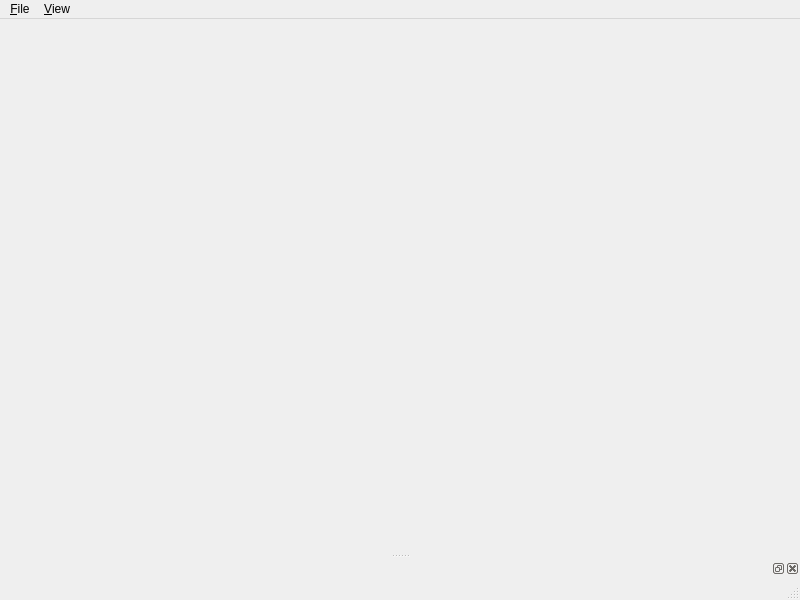
<?xml version="1.0" encoding="UTF-8"?>
<ui version="4.0">
 <class>MainWindow</class>
 <widget class="QMainWindow" name="MainWindow">
  <property name="geometry">
   <rect>
    <x>0</x>
    <y>0</y>
    <width>800</width>
    <height>600</height>
   </rect>
  </property>
  <property name="windowTitle">
   <string>MainWindow</string>
  </property>
  <widget class="QWidget" name="centralwidget"/>
  <widget class="QMenuBar" name="menubar">
   <property name="geometry">
    <rect>
     <x>0</x>
     <y>0</y>
     <width>800</width>
     <height>18</height>
    </rect>
   </property>
   <widget class="QMenu" name="menu_File">
    <property name="title">
     <string>&amp;File</string>
    </property>
    <addaction name="action_Open"/>
    <addaction name="actionOpen_recent"/>
    <addaction name="separator"/>
    <addaction name="action_Exit"/>
   </widget>
   <widget class="QMenu" name="menu_Scene">
    <property name="title">
     <string>&amp;View</string>
    </property>
    <addaction name="action_Fill"/>
    <addaction name="action_Mesh"/>
    <addaction name="action_Point"/>
    <addaction name="separator"/>
    <addaction name="actionSceneShoot"/>
   </widget>
   <addaction name="menu_File"/>
   <addaction name="menu_Scene"/>
  </widget>
  <widget class="QStatusBar" name="statusbar"/>
  <widget class="QDockWidget" name="dockWidget">
   <attribute name="dockWidgetArea">
    <number>8</number>
   </attribute>
   <widget class="QWidget" name="dockWidgetContents"/>
  </widget>
  <action name="action_Open">
   <property name="text">
    <string>&amp;Open</string>
   </property>
  </action>
  <action name="actionOpen_recent">
   <property name="text">
    <string>Open &amp;recent</string>
   </property>
  </action>
  <action name="action_Exit">
   <property name="text">
    <string>&amp;Exit</string>
   </property>
  </action>
  <action name="action_Mesh">
   <property name="text">
    <string>&amp;WireFrame</string>
   </property>
  </action>
  <action name="action_Fill">
   <property name="text">
    <string>&amp;Fill</string>
   </property>
  </action>
  <action name="action_Point">
   <property name="text">
    <string>&amp;Point</string>
   </property>
  </action>
  <action name="actionSceneShoot">
   <property name="text">
    <string>ScreenShot</string>
   </property>
  </action>
 </widget>
 <resources/>
 <connections/>
</ui>
